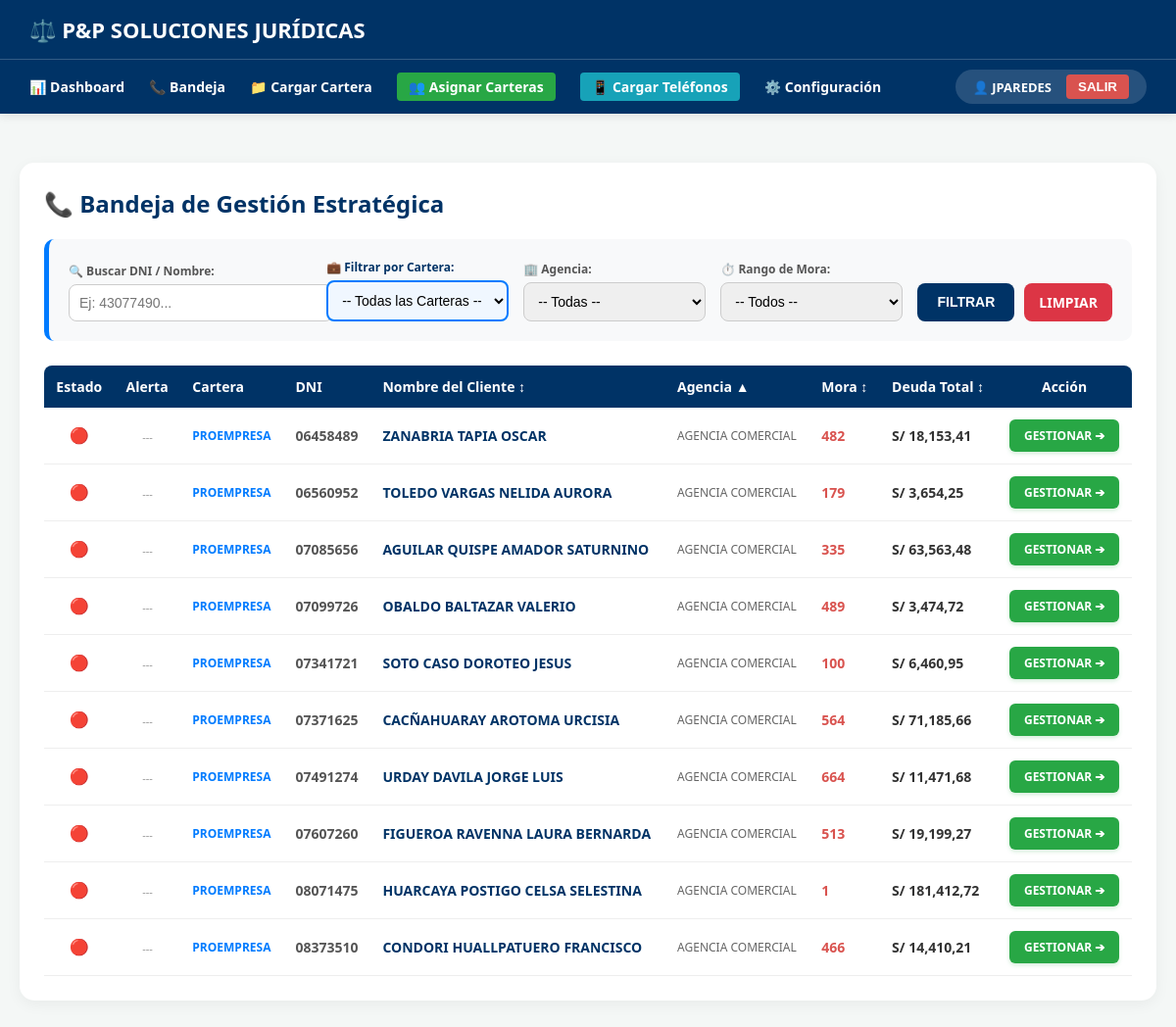
The app's page /bandeja-gestor/?orden=agencia (signed in) with its own data.
### cobranza/models.py (models this page shows, shortened)
class Deudor(models.Model):
    documento = models.CharField(max_length=20, unique=True) # DOC_DNI_RUC
    nombre_completo = models.CharField(max_length=200)       # NOM_CLI
    telefono_principal = models.CharField(max_length=50)     # TLF_CELULAR_CLIENTE
    cuenta = models.CharField(max_length=50, default='N/A')  # COD_CREDITO
    agencia = models.CharField(max_length=100, default='N/A')# NOM_AGENCIA
    cartera = models.CharField(max_length=50, default='GENERAL')
    monto_capital = models.DecimalField(max_digits=12, decimal_places=2, default=0) # DEUDA_CAP
    saldo_deuda = models.DecimalField(max_digits=12, decimal_places=2, default=0)   # DEUDA_TOTAL
    dir_casa = models.TextField(null=True, blank=True)
    distrito = models.CharField(max_length=100, null=True, blank=True)
    nom_conyuge = models.CharField(max_length=200, null=True, blank=True)
    nom_aval = models.CharField(max_length=200, null=True, blank=True)
    tlf_celular_aval = models.CharField(max_length=50, null=True, blank=True)
    nom_conyuge_aval = models.CharField(max_length=200, null=True, blank=True)
    rango_dias_mora = models.CharField(max_length=50, null=True, blank=True)

### cobranza/views.py (the view, shortened to what this page needs)
# urls.py: path('bandeja-gestor/', views.bandeja_gestor, name='bandeja_gestor'),
@login_required
def bandeja_gestor(request):
    q = request.GET.get('q', '')
    cartera_filtro = request.GET.get('cartera', '')
    agencia_filtro = request.GET.get('agencia', '')
    mora_filtro = request.GET.get('rango_dias_mora', '')
    orden = request.GET.get('orden', '')
    es_gerente_flag = es_gerente(request.user)
    if es_gerente_flag:
        carteras_crudas = Deudor.objects.values_list('cartera', flat=True).distinct()
        agencias_crudas = Deudor.objects.values_list('agencia', flat=True).distinct()
        moras_crudas = Deudor.objects.values_list('rango_dias_mora', flat=True).distinct()
    lista_carteras = sorted([str(c) for c in carteras_crudas if c and str(c).strip() != ''])
    lista_agencias = sorted([str(a) for a in agencias_crudas if a and str(a).strip() != ''])
    lista_moras = sorted([str(m) for m in moras_crudas if m and str(m).strip() != ''])
    deudores = Deudor.objects.annotate(ultima_llamada=Max('gestion__fecha'))
    if q:
        deudores = deudores.filter(Q(documento__icontains=q) | Q(nombre_completo__icontains=q))
    if cartera_filtro:
        deudores = deudores.filter(cartera=cartera_filtro)
    if agencia_filtro:
        deudores = deudores.filter(agencia=agencia_filtro)
    if mora_filtro:
        deudores = deudores.filter(rango_dias_mora=mora_filtro)
    if orden == 'nombre': deudores = deudores.order_by('nombre_completo')
    elif orden == '-nombre': deudores = deudores.order_by('-nombre_completo')
    elif orden == 'agencia': deudores = deudores.order_by('agencia')
    elif orden == '-agencia': deudores = deudores.order_by('-agencia')
    elif orden == 'mora': deudores = deudores.order_by('rango_dias_mora')
    elif orden == '-mora': deudores = deudores.order_by('-rango_dias_mora')
    elif orden == 'deuda_total': deudores = deudores.order_by('saldo_deuda')
    elif orden == '-deuda_total': deudores = deudores.order_by('-saldo_deuda')
    hoy = timezone.now().date()
    ultima_promesa_subquery = Gestion.objects.filter(
        deudor=OuterRef('pk'),
        resultado__icontains='PROMESA',
        fecha_promesa__gte=hoy,
    ).exclude(
        deudor__gestion__resultado__icontains='PAGO',
        deudor__gestion__fecha__gt=models.F('fecha')
    ).order_by('-fecha_promesa').values('fecha_promesa')[:1]
    promesa_vencida_subquery = Gestion.objects.filter(
        deudor=OuterRef('pk'),
        resultado__icontains='PROMESA',
        fecha_promesa__lt=hoy,
    ).exclude(
        deudor__gestion__resultado__icontains='PAGO',
        deudor__gestion__fecha__gt=models.F('fecha')
    ).values('id')[:1]
    deudores = deudores.annotate(
        ultima_promesa_fecha=Subquery(ultima_promesa_subquery),
        tiene_promesa_vencida=Subquery(promesa_vencida_subquery)
    )
    lista_deudores = []
    for d in deudores:
        if not d.ultima_llamada:
            color = "rojo"
        else:
            dias = (timezone.now() - d.ultima_llamada).days
            color = "rojo" if dias >= 3 else ("amarillo" if dias >= 1 else "verde")
        alerta_promesa = d.tiene_promesa_vencida is not None
        proxima_promesa = d.ultima_promesa_fecha
        lista_deudores.append({
            'deudor': d,
            'color': color,
            'alerta_promesa': alerta_promesa,
            'proxima_promesa': proxima_promesa
        })
    deudores_ordenados = [item['deudor'] for item in lista_deudores]
    paginator = Paginator(deudores_ordenados, 10)
    page_number = request.GET.get('page')
    deudores_paginados = paginator.get_page(page_number)
    deudores_con_info = []
    for d in deudores_paginados:
        info = next((item for item in lista_deudores if item['deudor'].id == d.id), None)
        if info:
            d.color = info['color']
            d.alerta_promesa = info['alerta_promesa']
            d.proxima_promesa = info['proxima_promesa']
        deudores_con_info.append(d)
    lista_ids_filtrados = obtener_lista_deudores_filtrados(request, request.user)
    request.session['lista_ids_navegacion'] = lista_ids_filtrados
    request.session['filtros_bandeja'] = {
        'q': q,
        'cartera': cartera_filtro,
        'agencia': agencia_filtro,
        'mora': mora_filtro,
        'page': page_number,
        'orden': orden
    }
    return render(request, 'cobranza/bandeja.html', {
        'deudores': deudores_con_info,
        'lista_carteras': lista_carteras,
        'lista_agencias': lista_agencias,
        'lista_moras': lista_moras,
        'q': q,
        'cartera_filtro': cartera_filtro,
        'agencia_filtro': agencia_filtro,
        'mora_filtro': mora_filtro,
        'orden_actual': orden,
        'es_gerente': es_gerente_flag,
    })

### cobranza/views.py (called while the page is built)
def es_gerente(user):
    return user.groups.filter(name='GERENTE').exists() or user.is_superuser

### cobranza/templates/cobranza/bandeja.html (shortened to what this page needs)
{% extends 'cobranza/base.html' %}
{% load humanize %}
{% block content %}
<div style="background: white; padding: 25px; border-radius: 15px; box-shadow: 0 4px 15px rgba(0,0,0,0.05);">
    <h2 style="color: #003366; margin-top: 0;">📞 Bandeja de Gestión Estratégica</h2>
    <form method="GET" style="background: #f8f9fa; padding: 20px; border-radius: 10px; margin-bottom: 25px; display: grid; grid-template-columns: 2fr 1.5fr 1.5fr 1.5fr auto; gap: 15px; align-items: end; border-left: 5px solid #007bff;">
        <div>
            <label style="font-size: 12px; font-weight: bold; color: #555; display: block; margin-bottom: 5px;">🔍 Buscar DNI / Nombre:</label>
            <input type="text" name="q" value="{{ q }}" placeholder="Ej: 43077490..." style="width: 100%; padding: 10px; border-radius: 8px; border: 1px solid #ccc; font-size: 14px;">
        </div>
        <div>
            <label style="font-size: 12px; font-weight: bold; color: #003366; display: block; margin-bottom: 5px;">💼 Filtrar por Cartera:</label>
            <select name="cartera" style="width: 100%; padding: 10px; border-radius: 8px; border: 2px solid #007bff; font-size: 14px; background-color: #f0f7ff;">
                <option value="">-- Todas las Carteras --</option>
            </select>
        </div>
        <div>
            <label style="font-size: 12px; font-weight: bold; color: #555; display: block; margin-bottom: 5px;">🏢 Agencia:</label>
            <select name="agencia" style="width: 100%; padding: 10px; border-radius: 8px; border: 1px solid #ccc; font-size: 14px;">
                <option value="">-- Todas --</option>
            </select>
        </div>
        <div>
            <label style="font-size: 12px; font-weight: bold; color: #555; display: block; margin-bottom: 5px;">⏱️ Rango de Mora:</label>
            <select name="rango_dias_mora" style="width: 100%; padding: 10px; border-radius: 8px; border: 1px solid #ccc; font-size: 14px;">
                <option value="">-- Todos --</option>
            </select>
        </div>
        <div style="display: flex; gap: 10px;">
            <button type="submit" style="background: #003366; color: white; padding: 10px 20px; border: none; border-radius: 8px; font-weight: bold; font-size: 14px; cursor: pointer;">FILTRAR</button>
            <a href="{% url 'bandeja_gestor' %}" style="background: #dc3545; color: white; padding: 10px 15px; border-radius: 8px; text-decoration: none; font-weight: bold; font-size: 14px; text-align: center; display: flex; align-items: center;">LIMPIAR</a>
        </div>
    </form>
    <div style="overflow-x: auto;">
        <table style="width: 100%; border-collapse: collapse; font-size: 14px; min-width: 900px;">
            <thead>
                <tr style="background: #003366; color: white; text-align: left;">
                    <th style="padding: 12px; border-radius: 8px 0 0 0; text-align: center;">Estado</th>
                    <th style="padding: 12px;">Alerta</th>
                    <th style="padding: 12px;">Cartera</th>
                    <th style="padding: 12px;">DNI</th>
                    <th style="padding: 12px;">
                        <a href="?orden={% if orden_actual == 'nombre' %}-nombre{% else %}nombre{% endif %}" style="color: white; text-decoration: none;">
                            Nombre del Cliente {% if orden_actual == 'nombre' %}▲{% elif orden_actual == '-nombre' %}▼{% else %}↕{% endif %}
                        </a>
                    </th>
                    <th style="padding: 12px;">
                        <a href="?orden={% if orden_actual == 'agencia' %}-agencia{% else %}agencia{% endif %}" style="color: white; text-decoration: none;">
                            Agencia {% if orden_actual == 'agencia' %}▲{% elif orden_actual == '-agencia' %}▼{% else %}↕{% endif %}
                        </a>
                    </th>
                    <th style="padding: 12px;">
                        <a href="?orden={% if orden_actual == 'mora' %}-mora{% else %}mora{% endif %}" style="color: white; text-decoration: none;">
                            Mora {% if orden_actual == 'mora' %}▲{% elif orden_actual == '-mora' %}▼{% else %}↕{% endif %}
                        </a>
                    </th>
                    <th style="padding: 12px;">
                        <a href="?orden={% if orden_actual == 'deuda_total' %}-deuda_total{% else %}deuda_total{% endif %}" style="color: white; text-decoration: none;">
                            Deuda Total {% if orden_actual == 'deuda_total' %}▲{% elif orden_actual == '-deuda_total' %}▼{% else %}↕{% endif %}
                        </a>
                    </th>
                    <th style="padding: 12px; border-radius: 0 8px 0 0; text-align: center;">Acción</th>
                 </tr>
            </thead>
            <tbody>
                {% for d in deudores %}
                <tr style="border-bottom: 1px solid #eee; transition: background 0.2s; {% if d.alerta_promesa %}background: #fff3cd; border-left: 4px solid #ffc107;{% endif %}" onmouseover="this.style.background='#f1f8ff'" onmouseout="this.style.background='{% if d.alerta_promesa %}#fff3cd{% else %}white{% endif %}'">
                    <td style="padding: 12px; text-align: center; font-size: 16px;">
                        {% if d.color == 'rojo' %}🔴{% elif d.color == 'amarillo' %}🟡{% else %}🟢{% endif %}
                    </td>
                    <td style="padding: 12px; text-align: center;">
                        {% if d.alerta_promesa %}
                            <span style="background: #ffc107; color: #856404; padding: 4px 8px; border-radius: 12px; font-size: 11px; font-weight: bold; white-space: nowrap;">
                                ⚠️ PROMESA VENCIDA
                            </span>
                            {% if d.proxima_promesa %}
                                <span style="display: block; font-size: 10px; color: #856404; margin-top: 4px;">
                                    Vencía: {{ d.proxima_promesa|date:"d/m/Y" }}
                                </span>
                            {% endif %}
                        {% else %}
                            <span style="color: #999; font-size: 11px;">---</span>
                        {% endif %}
                    </td>
                    <td style="padding: 12px; font-weight: bold; color: #007bff; font-size: 12px;">{{ d.cartera }}</td>
                    <td style="padding: 12px; font-weight: bold; color: #555;">{{ d.documento }}</td>
                    <td style="padding: 12px; font-weight: bold; color: #003366;">{{ d.nombre_completo }}</td>
                    <td style="padding: 12px; color: #666; font-size: 12px;">{{ d.agencia }}</td>
                    <td style="padding: 12px; color: #d9534f; font-weight: bold;">{{ d.rango_dias_mora|default:"-" }}</td>
                    <td style="padding: 12px; font-weight: bold; color: #333;">S/ {{ d.saldo_deuda|floatformat:2|intcomma }}</td>
                    <td style="padding: 12px; text-align: center;">
                        <a href="{% url 'registrar_gestion' d.id %}" style="background: #28a745; color: white; padding: 8px 15px; border-radius: 6px; text-decoration: none; font-weight: bold; font-size: 12px; display: inline-block; box-shadow: 0 2px 4px rgba(40,167,69,0.2);">GESTIONAR ➔</a>
                    </td>
                </tr>
                {% empty %}
                <tr>
                    <td colspan="9" style="padding: 30px; text-align: center; color: #999; font-size: 16px;">
                        No se encontraron clientes con estos filtros.
                    </td>
                </tr>
                {% endfor %}
            </tbody>
        </table>
    </div>
</div>
{% endblock %}

### cobranza/templates/cobranza/base.html (shortened to what this page needs)
<!DOCTYPE html>
<html lang="es">
<head>
</head>
<body>
<nav>
    <div class="nav-top">
        <div class="logo">⚖️ P&P SOLUCIONES JURÍDICAS</div>
    </div>
    <div class="nav-bottom">
        <div class="menu">
            <a href="{% url 'dashboard_gerente' %}">📊 Dashboard</a>
            <a href="{% url 'bandeja_gestor' %}">📞 Bandeja</a>
            <a href="{% url 'subir_excel' %}">📁 Cargar Cartera</a>
            {% if es_gerente %}
            <a href="{% url 'asignar_carteras' %}" style="background: #28a745; padding: 5px 12px; border-radius: 4px;">👥 Asignar Carteras</a>
            <a href="/cargar-telefonos/" style="background: #17a2b8; padding: 5px 12px; border-radius: 4px;">📱 Cargar Teléfonos</a>
            {% endif %}
            {% if user.is_staff %}<a href="/admin/">⚙️ Configuración</a>{% endif %}
        </div>
        {% if user.is_authenticated %}
        <div class="user-area">
            <span class="user-name">👤 {{ user.username|upper }}</span>
            <form action="{% url 'salir_sistema' %}" method="post" style="margin: 0;">
                <button type="submit" class="btn-logout">SALIR</button>
            </form>
        </div>
        {% endif %}
    </div>
</nav>
<div class="container">
    {% block content %}
    {% endblock %}
</div>
</body>
</html>

### cobranza/templates/cobranza/base.html (style rules this page uses)
body { font-family: 'Segoe UI', Tahoma, Geneva, Verdana, sans-serif; background-color: #f4f7f6; margin: 0; padding: 0; }
nav { background-color: #003366; color: white; box-shadow: 0 2px 10px rgba(0,0,0,0.1); }
.nav-top { padding: 15px 30px; text-align: left; }
.logo { font-size: 22px; font-weight: bold; }
.nav-bottom { padding: 10px 30px; display: flex; justify-content: space-between; align-items: center; flex-wrap: wrap; gap: 15px; border-top: 1px solid rgba(255,255,255,0.2); }
.menu { display: flex; align-items: center; gap: 25px; flex-wrap: wrap; }
.menu a { color: white; text-decoration: none; font-weight: bold; font-size: 14px; transition: color 0.3s; white-space: nowrap; }
.user-area { display: flex; align-items: center; gap: 15px; background: rgba(255,255,255,0.15); padding: 5px 18px; border-radius: 30px; }
.user-name { font-size: 13px; font-weight: bold; white-space: nowrap; }
.btn-logout { background: #d9534f; color: white; border: none; padding: 5px 12px; border-radius: 4px; font-weight: bold; cursor: pointer; transition: 0.3s; white-space: nowrap; }
.container { max-width: 1200px; margin: 30px auto; padding: 20px; }

### records on screen
Deudor: cartera "PROEMPRESA", documento "06458489", nombre_completo "ZANABRIA TAPIA OSCAR", agencia "AGENCIA COMERCIAL", rango_dias_mora "482", saldo_deuda "18,153,41"
Deudor: cartera "PROEMPRESA", documento "06560952", nombre_completo "TOLEDO VARGAS NELIDA AURORA", agencia "AGENCIA COMERCIAL", rango_dias_mora "179", saldo_deuda "3,654,25"
Deudor: cartera "PROEMPRESA", documento "07085656", nombre_completo "AGUILAR QUISPE AMADOR SATURNINO", agencia "AGENCIA COMERCIAL", rango_dias_mora "335", saldo_deuda "63,563,48"
Deudor: cartera "PROEMPRESA", documento "07099726", nombre_completo "OBALDO BALTAZAR VALERIO", agencia "AGENCIA COMERCIAL", rango_dias_mora "489", saldo_deuda "3,474,72"
Deudor: cartera "PROEMPRESA", documento "07341721", nombre_completo "SOTO CASO DOROTEO JESUS", agencia "AGENCIA COMERCIAL", rango_dias_mora "100", saldo_deuda "6,460,95"
Deudor: cartera "PROEMPRESA", documento "07371625", nombre_completo "CACÑAHUARAY AROTOMA URCISIA", agencia "AGENCIA COMERCIAL", rango_dias_mora "564", saldo_deuda "71,185,66"
Deudor: cartera "PROEMPRESA", documento "07491274", nombre_completo "URDAY DAVILA JORGE LUIS", agencia "AGENCIA COMERCIAL", rango_dias_mora "664", saldo_deuda "11,471,68"
Deudor: cartera "PROEMPRESA", documento "07607260", nombre_completo "FIGUEROA RAVENNA LAURA BERNARDA", agencia "AGENCIA COMERCIAL", rango_dias_mora "513", saldo_deuda "19,199,27"
Deudor: cartera "PROEMPRESA", documento "08071475", nombre_completo "HUARCAYA POSTIGO CELSA SELESTINA", agencia "AGENCIA COMERCIAL", rango_dias_mora "1", saldo_deuda "181,412,72"
Deudor: cartera "PROEMPRESA", documento "08373510", nombre_completo "CONDORI HUALLPATUERO FRANCISCO", agencia "AGENCIA COMERCIAL", rango_dias_mora "466", saldo_deuda "14,410,21"

### other values on screen
{{ user.username|upper }} "JPAREDES"
